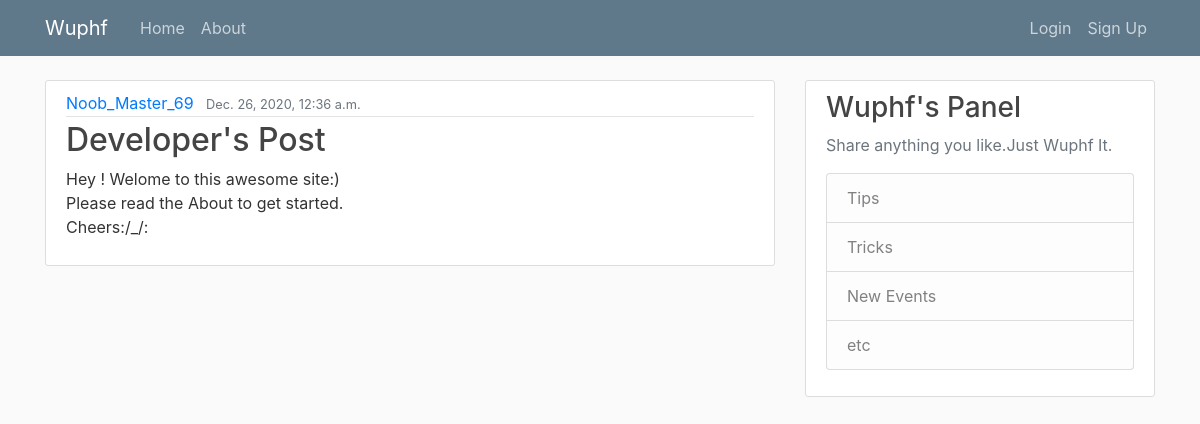
The page /blog/detail/11 on the database its author committed.
### my_blog/models.py (models this page shows, shortened)
class Article(models.Model):
	title = models.CharField(max_length=20)
	entry = models.TextField()
	author = models.ForeignKey(User, on_delete=models.CASCADE)
	date_posted = models.DateTimeField(default=timezone.now)

### my_blog/views.py (the view)
# urls.py: path('detail/<int:pk>',PostDetailView.as_view(),name='detail') ,
class PostDetailView(DetailView):
	model = Article

### templates/my_blog/article_detail.html (shortened to what this page needs)
{% extends "base.html" %}
{% block start %}
<article class="media content-section">
  <div class="media-body">
    <div class="article-metadata">
      <a class="mr-2" href="{% url 'my_blog:user_post' object.author.username %}">{{ object.author }}</a>
      <small class="text-muted">{{ object.date_posted }}</small>
    </div>
    <h2 class="article-title">{{object.title  }}</h2>
    <p class="article-content">{{ object.entry }}</p>
  </div>
</article>
{% endblock %}

### my_blog/static/my_blog/main.css (style rules this page uses)
body { background: #fafafa; color: #333333; margin-top: 5rem; }
h1, h2, h3, h4, h5, h6 { color: #444444; }
.content-section { background: #ffffff; padding: 10px 20px; border: 1px solid #dddddd; border-radius: 3px; margin-bottom: 20px; }
.article-title { color: #444444; }
.article-content { white-space: pre-line; }
.article-metadata { padding-bottom: 1px; margin-bottom: 4px; border-bottom: 1px solid #e3e3e3 }

### rows shown on the page
Article: author "Noob_Master_69", date_posted "Dec. 26, 2020, 12:36 a.m.", title "Developer's Post", entry "Hey ! Welome to this awesome site:) Please read the About to get started. Cheers:/_/:"
